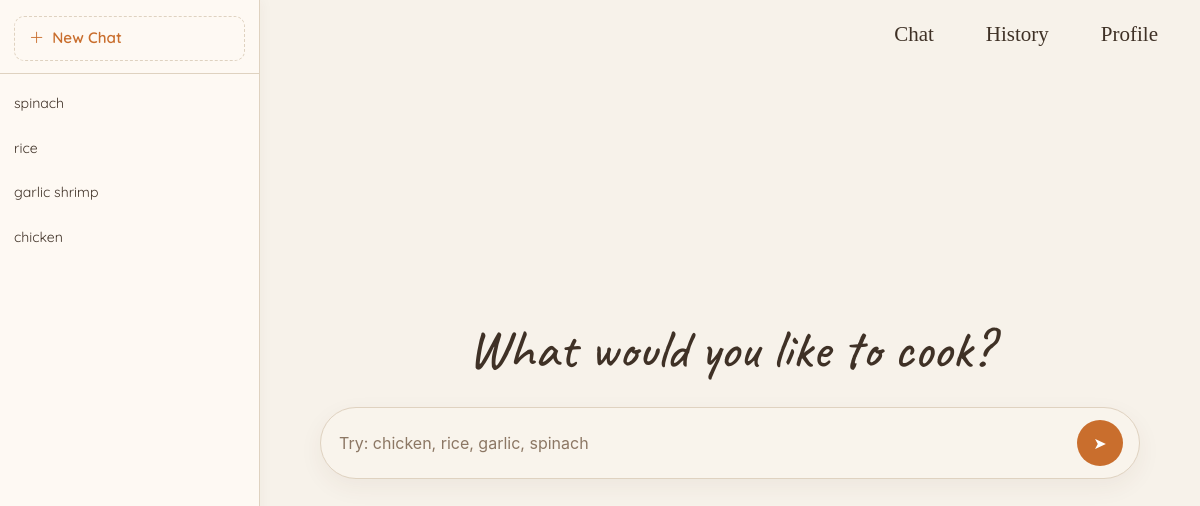
The page /chat/ (signed in) on the database as committed earlier.
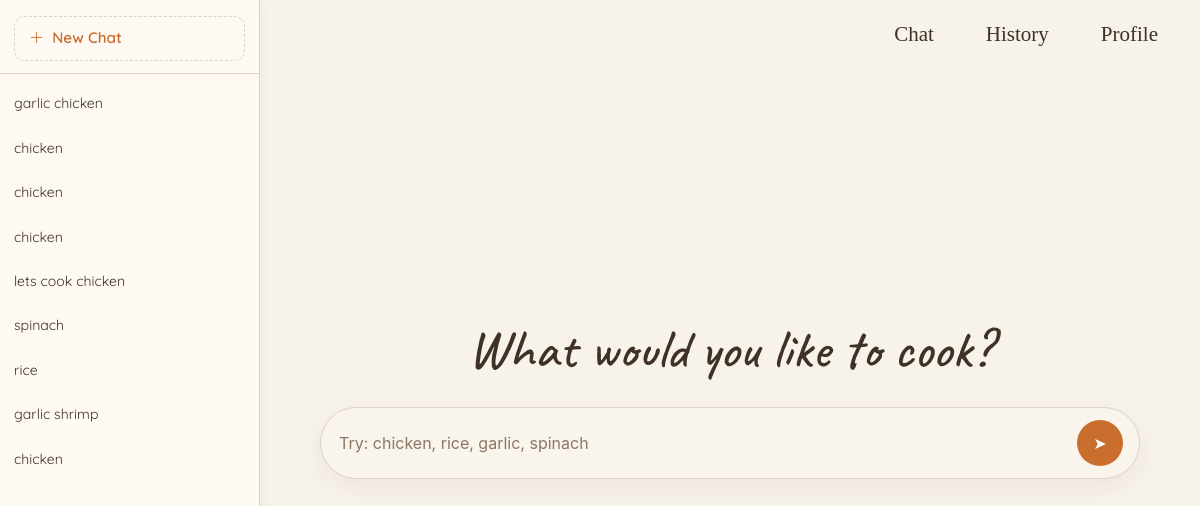
The same page on the database as committed later.
### main/models.py (models this page shows, shortened)
class ChatConversation(models.Model):
    user = models.ForeignKey(
        User, on_delete=models.CASCADE, related_name="conversations"
    )
    title = models.CharField(max_length=255, blank=True, default="New Chat")
    artifact_content = models.TextField(blank=True, default="")
    started_at = models.DateTimeField(auto_now_add=True)
    updated_at = models.DateTimeField(auto_now=True)
    class Meta:
        ordering = ["-updated_at"]

### main/views.py (the view)
# urls.py: path("chat/", views.chat_view, name="chat"),
def chat_view(request, conversation_id=None):
    context = {}
    if request.user.is_authenticated:
        conversations = ChatConversation.objects.filter(user=request.user)
        context["conversations"] = conversations
        if conversation_id:
            convo = get_object_or_404(
                ChatConversation, pk=conversation_id, user=request.user
            )
            context["active_conversation"] = convo
            context["active_messages"] = convo.messages.all()
    return render(request, "main/chat/chat.html", context)

### main/templates/main/chat/chat.html (shortened to what this page needs)
{% extends 'main/base/base.html' %}
{% load static %}
{% block content %}
<link rel="stylesheet" href="{% static 'chat.css' %}">
{% if user.is_authenticated %}
<div class="chat-layout">
  <aside id="sidebar" class="chat-sidebar">
    <div class="sidebar-header">
      <button id="newChatBtn" class="sidebar-new-btn" title="New chat">
        <i class="bi bi-plus-lg"></i> New Chat
      </button>
    </div>
    <div id="sidebarList" class="sidebar-list">
      {% for convo in conversations %}
        <div class="sidebar-item {% if active_conversation.id == convo.id %}active{% endif %}"
             data-id="{{ convo.id }}">
          <span class="sidebar-item-title">{{ convo.title }}</span>
        </div>
      {% endfor %}
    </div>
  </aside>
  <div class="chat-content">
    <div id="chatStart" class="chat-start-screen" {% if active_conversation %}style="display:none;"{% endif %}>
      <div class="chat-start-inner">
        <h1 class="chat-start-title">What would you like to cook?</h1>
        <form id="chat-form-start" class="chat-form-start">
          <input id="chat-input-start" class="chat-input-start" type="text"
                 placeholder="Try: chicken, rice, garlic, spinach" autocomplete="off" />
          <button type="submit" class="send-btn-start" aria-label="Send">➤</button>
        </form>
      </div>
    </div>
  </div>
</div>
{% endif %}
{% endblock %}

Rows that differ between the two databases and show on the page:
added ChatConversation: title "garlic chicken"
added ChatConversation: title "chicken"
added ChatConversation: title "chicken"
added ChatConversation: title "chicken"
added ChatConversation: title "lets cook chicken"
